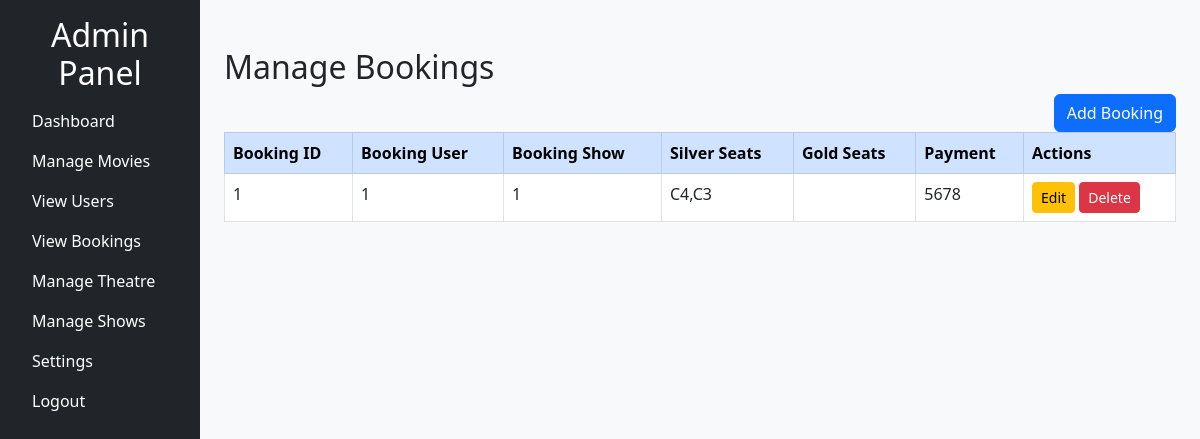
The page /admin/view_booking.php (signed in) on the database its author committed.
### tables this page shows
CREATE TABLE `booking` (
  `booking_id` int(11) NOT NULL,
  `booking_user` int(11) NOT NULL,
  `booking_show` int(11) NOT NULL,
  `silver_seat_no` text,
  `payment` varchar(20) NOT NULL,
  `gold_seat_no` text
);

### admin/view_booking.php (the view, shortened to what this page needs)
<?php
include '../config.php';
$result = $conn->query("SELECT * FROM booking");
?>
<?php include 'header.php'; ?>
<main class="col-md-9 mt-5 ms-sm-auto col-lg-10 px-md-4">
    <h2>Manage Bookings</h2>
    <button class="btn btn-primary" onclick="openAddModal()" style="float: right;">Add Booking</button>
    <table class="table table-hover table-bordered mt-4">
        <thead class="table-primary">
            <tr>
                <th>Booking ID</th>
                <th>Booking User</th>
                <th>Booking Show</th>
                <th>Silver Seats</th>
                <th>Gold Seats</th>
                <th>Payment</th>
                <th>Actions</th>
            </tr>
        </thead>
        <tbody>
            <?php if ($result && $result->num_rows > 0): ?>
                <?php while ($row = $result->fetch_assoc()): ?>
                    <tr>
                        <td><?= $row["booking_id"] ?></td>
                        <td><?= $row["booking_user"] ?></td>
                        <td><?= $row["booking_show"] ?></td>
                        <td><?= $row["silver_seat_no"] ?></td>
                        <td><?= $row["gold_seat_no"] ?></td>
                        <td><?= $row["payment"] ?></td>
                        <td>
                            <button class="btn btn-warning btn-sm" onclick="openEditModal(<?= $row['booking_id'] ?>, '<?= $row['booking_user'] ?>', '<?= $row['booking_show'] ?>', '<?= $row['silver_seat_no'] ?>', '<?= $row['gold_seat_no'] ?>', '<?= $row['payment'] ?>')">Edit</button>
                            <button class="btn btn-danger btn-sm" onclick="deleteBooking(<?= $row['booking_id'] ?>)">Delete</button>
                        </td>
                    </tr>
                <?php endwhile; ?>
            <?php else: ?>
                <tr>
                    <td colspan="7" class="text-center">No bookings found.</td>
                </tr>
            <?php endif; ?>
        </tbody>
    </table>
</main>
<?php include 'footer.php'; ?>

### rows shown on the page
booking: booking_id "1", booking_user "1", booking_show "1", silver_seat_no "C4,C3", payment "5678"
